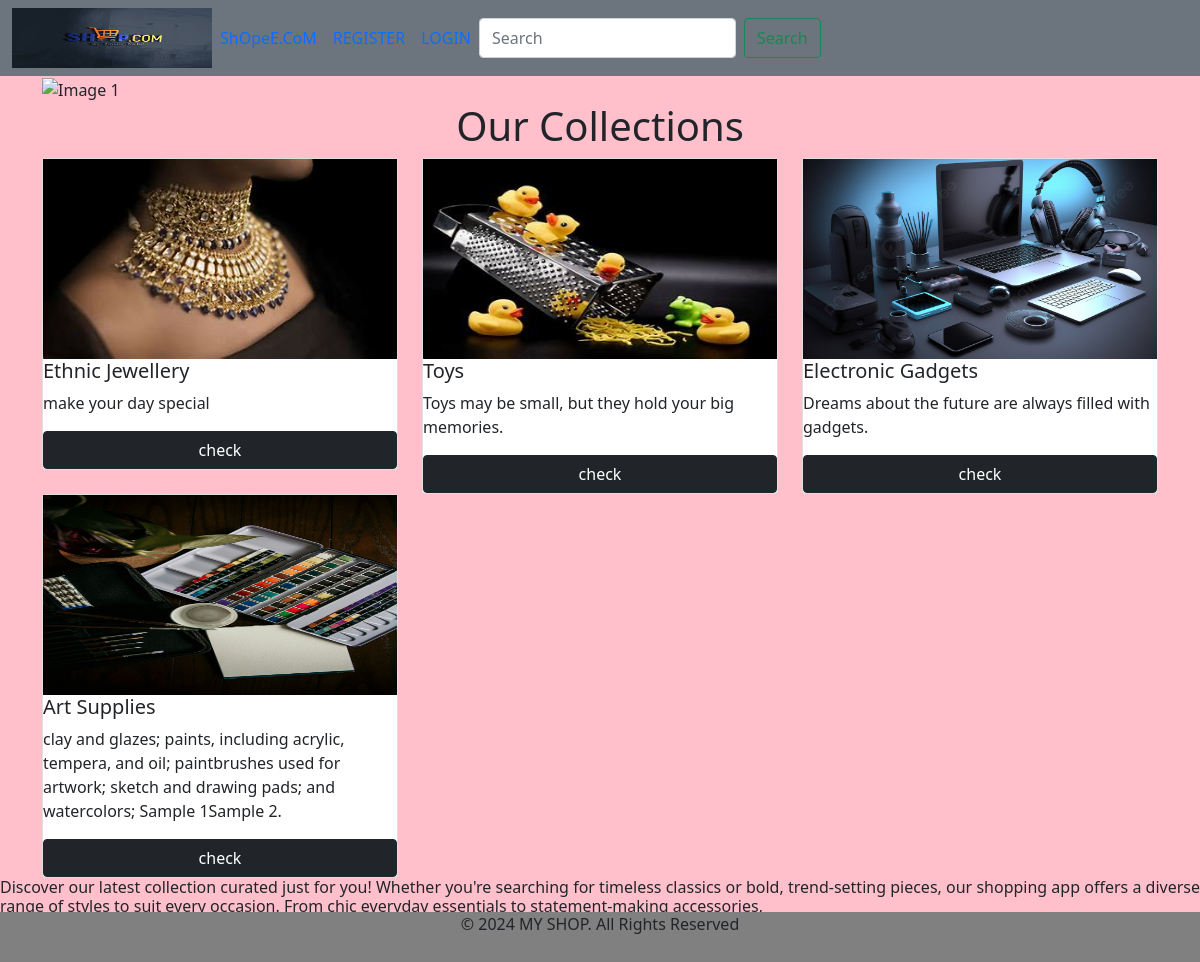
The page / on the database its author committed.
### shop/models.py (models this page shows, shortened)
class Category(models.Model):
    image=models.ImageField(upload_to='images',null=True,blank=True)
    p_name=models.TextField(max_length=20)
    desc=models.TextField(max_length=200)

### shop/views.py (the view)
# urls.py: path('',views.category,name='category'),
def category(request):
    item=Category.objects.all()
    return render(request,'category.html',{'item':item})

### cart/context_processors.py (called while the page is built)
def Total(request):
    u=request.user
    count=0
    if request.user.is_authenticated:
        try:
            item=Cart.objects.filter(user=u)
            count=count+item.count()
        except:
            count=0
    return {'count':count}

### shop/context_processors.py (called while the page is built)
def Links(request):
    c=Category.objects.all()
    return{'links':c}

### templates/category.html (shortened to what this page needs)
<!DOCTYPE html>
{% extends 'base.html' %}
{% load static %}
{% block content %}
<div class="container" >
    <div class="banner">
        <img src="{% static 'image/ban.jpg' %}" alt="Image 1" height="500px" width="100%">
        </div>
    </div>
    <center><h1 style="border ">Our Collections</h1></center>
    <div class="container">
        <div class="row">
            {% for m in item %}
                <div class="col-sm-4">
                    <div class="card">
                        <img src="{{m.image.url}}" alt="..." height="200px" width="100%">
                        <h5 class="card-title">{{m.p_name}}</h5>
                        <p class="card-text" >{{m.desc}}</p>
                        <a type="submit" href="{% url 'shop:products' m.id %}" class="btn btn-dark">check</a>
                    </div>
                </div>
            {% endfor %}
        </div>
    </div>
    <h6 style="text-align: justify;font-size:bold;">
        Discover our latest collection curated just for you! Whether you're searching for timeless classics or bold,
        trend-setting pieces, our shopping app offers a diverse range of styles to suit every occasion. From chic everyday essentials to statement-making accessories,<br>
    </h6>
{% endblock %}

### templates/base.html (shortened to what this page needs)
<!DOCTYPE html>
{% load static %}
<html lang="en">
<head>
    <link href="https://cdn.jsdelivr.net/npm/bootstrap@5.0.2/dist/css/bootstrap.min.css" rel="stylesheet">
    <link rel="stylesheet" href="{% static 'css/style.css' %}">
    <link rel="stylesheet" href="https://cdnjs.cloudflare.com/ajax/libs/font-awesome/6.5.2/css/all.min.css" />
</head>
<body>
<div class="header">
<nav class="navbar navbar-expand-lg bg-body-tertiary bg-secondary">
  <div class="container-fluid">
   <img src="{% static 'image/logo.jpg' %}" height="60px" width="200px">
      <div class="collapse navbar-collapse" id="navbarSupportedContent">
              <ul class="navbar-nav me-auto mb-2 mb-lg-0">
            <li class="nav-item">
              <a class="nav-link active" aria-current="page" href="#">ShOpeE.CoM</a>
            </li>
      {% if user.is_authenticated %}
            <li class="nav-item">
              <a class="nav-link" href="{% url 'shop:category' %}">HOME</a>
            </li>
            <li class="nav-item">
                <a class="nav-link" href="#"></a></li>
            <li class="nav-item">
                <img src="{% static 'image/cart1.jpg' %}" height="50px" width="55px"><sup class="fw-bold" style="color:red;font-size:20px;text-decoration:none;">{{count}}</sup></li>
            <li class="nav-item">
                <a class="nav-link" href="{% url 'cart:viewcart' %}">My cart</a></li>
           <li class="nav-item dropdown">
               <a class="nav-link dropdown-toggle" href="#" id="navbarDropdown" role="button" data-bs-toggle="dropdown" aria-expanded="false">
            All Categories
            </a>
          <ul class="dropdown-menu" aria-labelledby="navbarDropdown">
       {% for i in links %}
            <li><a class="dropdown-item" type="dropdown" href="{% url 'shop:products' i.id %}">{{i.p_name}}</a></li>
       {% endfor %}
                </ul>
                </li>
            <li class="nav-item">
              <a class="nav-link" href="{% url 'cart:yourorders' %}">Your Order</a>
            </li>
            <li class="nav-item">
              <a class="nav-link" href="{% url 'shop:user_logout' %}">LOGOUT</a>
            </li>
      {% else %}
            <li class="nav-item">
              <a class="nav-link" href="{% url 'shop:register' %}">REGISTER </a>
            </li>
             <li class="nav-item">
              <a class="nav-link active" aria-current="page" href="{% url 'shop:user_login' %}">LOGIN</a>
            </li>
      {% endif %}
     <form class="d-flex" method="post" action="{% url 'search:p_search' %}" >
            <input class="form-control me-2" type="search" name="s" placeholder="Search" aria-label="Search">
            <button class="btn btn-outline-success" type="submit">Search</button>
     </form>
    </div>
  </div>
  </div>
{% block content %}
{% endblock %}
<div class="footer">
    <p>&copy; 2024 MY SHOP. All Rights Reserved</p>
</div>
</body>
</html>

### static/css/style.css (style rules this page uses)
body { background-color:pink; }
.footer { position:fixed; left:0; bottom:0; background-color:grey; height:50px; width:100%; text-align:center }

### rows shown on the page
Category: image (picture), p_name "Ethnic Jewellery", desc "make your day special"
Category: image (picture), p_name "Toys", desc "Toys may be small, but they hold your big memories."
Category: image (picture), p_name "Electronic Gadgets", desc "Dreams about the future are always filled with gadgets."
Category: image (picture), p_name "Art Supplies", desc "clay and glazes; paints, including acrylic, tempera, and oil; paintbrushes used for artwork; sketch and drawing pads; and watercolors; Sample 1Sample 2."
